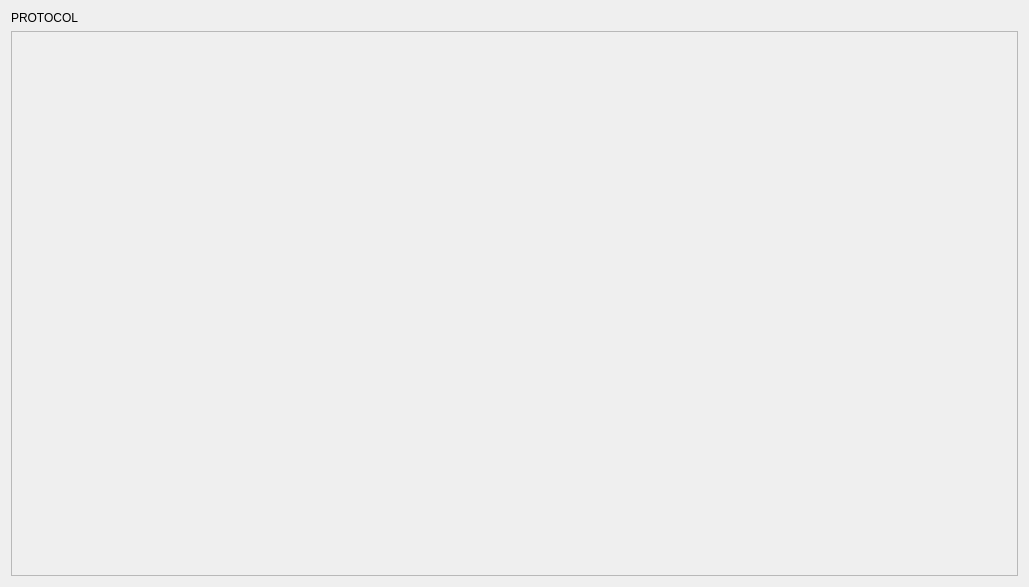
<?xml version="1.0" encoding="UTF-8"?>
<ui version="4.0">
 <class>ProtocolVisualizationWidget</class>
 <widget class="QWidget" name="ProtocolVisualizationWidget">
  <property name="geometry">
   <rect>
    <x>0</x>
    <y>0</y>
    <width>1029</width>
    <height>587</height>
   </rect>
  </property>
  <property name="windowTitle">
   <string>Form</string>
  </property>
  <layout class="QVBoxLayout" name="verticalLayout">
   <item>
    <widget class="QLabel" name="label">
     <property name="text">
      <string>PROTOCOL</string>
     </property>
    </widget>
   </item>
   <item>
    <widget class="QScrollArea" name="scrollArea">
     <property name="widgetResizable">
      <bool>true</bool>
     </property>
     <widget class="QWidget" name="scrollAreaWidgetContents">
      <property name="geometry">
       <rect>
        <x>0</x>
        <y>0</y>
        <width>1005</width>
        <height>536</height>
       </rect>
      </property>
     </widget>
    </widget>
   </item>
  </layout>
 </widget>
 <resources/>
 <connections/>
</ui>
